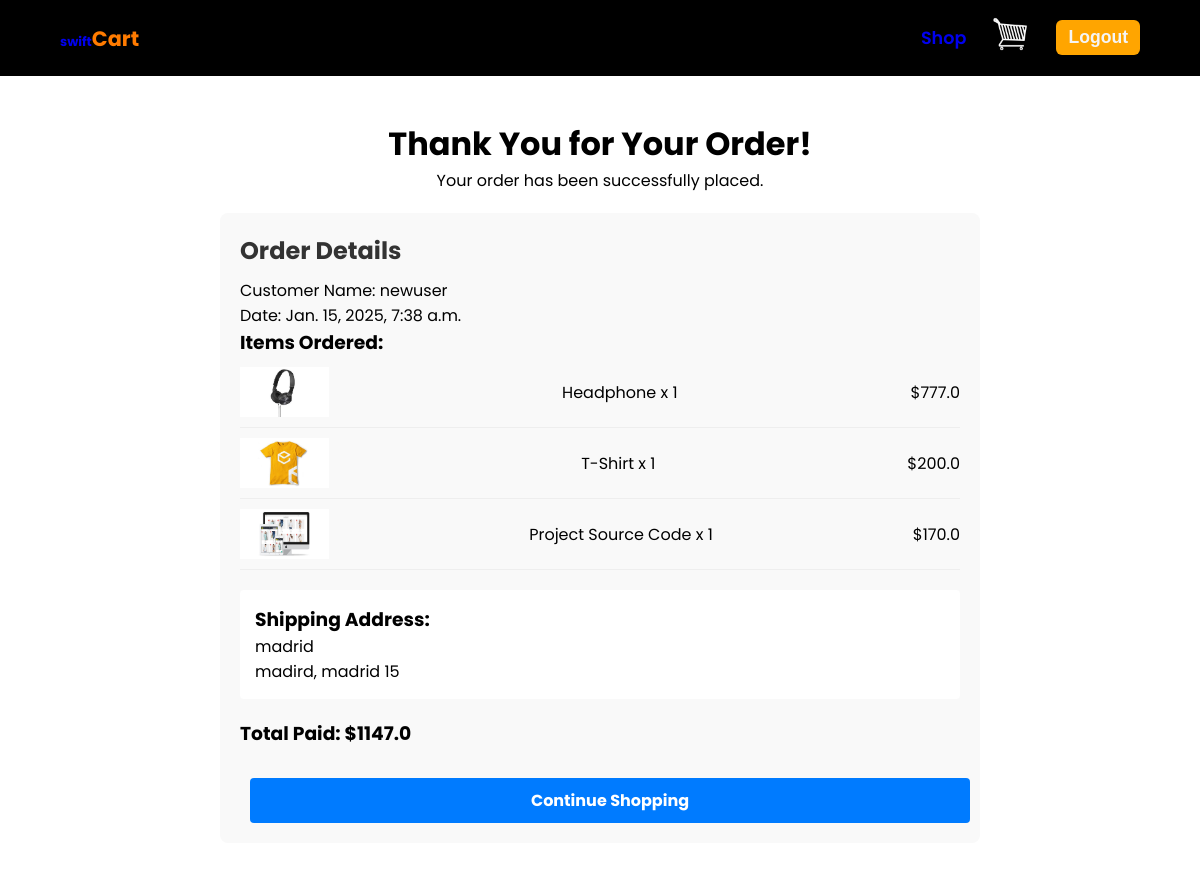
/order-success/ (signed in), run on the app's committed database.
### store/models.py (models this page shows, shortened)
class Order(models.Model):
    customer = models.ForeignKey(Customer, on_delete=models.SET_NULL, null=True,blank=True)
    date_ordered = models.DateTimeField(auto_now_add=True)
    complete = models.BooleanField(default=False, null=True, blank=True)
    transaction_id = models.CharField(max_length=100, unique=True, editable=False, blank=False)
    @property
    def get_cart_total(self):
        OrderItems = self.orderitem_set.all()
        total = sum([item.get_total for item in OrderItems])
        return total

class OrderItem(models.Model):
    product = models.ForeignKey(Product, on_delete=models.SET_NULL, null=True, blank=True)
    order = models.ForeignKey(Order, on_delete=models.SET_NULL, null=True, blank=True)
    quantity = models.IntegerField(default=0)
    date_added = models.DateTimeField(auto_now_add=True)
    @property
    def get_total(self):
        return self.quantity * self.product.price

class Product(models.Model):
    name = models.CharField(max_length=200, null=True)
    price = models.FloatField()
    digital = models.BooleanField(default=False, null=True, blank=True )
    image = models.ImageField(null=True, blank=True)

class ShippingInformation(models.Model):
    customer = models.ForeignKey(Customer, on_delete=models.CASCADE,null=True,blank=True)
    address = models.CharField(max_length=200)
    city = models.CharField(max_length=200)
    state = models.CharField(max_length=200)
    zipcode = models.CharField(max_length=200)

### store/views.py (the view)
# urls.py: path('order-success/', views.order_success, name='order-success'),
def order_success(request):
    context = {}
    if request.user.is_authenticated:
        customer = Customer.objects.get(user=request.user)
        order = Order.objects.filter(customer=customer, complete=True).order_by('-date_ordered').first()
        if order:
            context = {
                'order': order,
                'order_items': order.orderitem_set.all(),
                'shipping': ShippingInformation.objects.filter(customer=customer).last(),
                'total': order.get_cart_total,
                'customerName': customer.user.username,
            }
    return render(request, 'store/order_success.html', context)

### store/templates/store/order_success.html
{% extends "store/main.html" %}
{% load static %}
{% block content %}
<div class="success-container">
    <div class="success-message">
        <h1>Thank You for Your Order!</h1>
        <p>Your order has been successfully placed.</p>
        {% if order %}
            <div class="order-details">
                <h2>Order Details</h2>
                <p>Customer Name: {{customerName}}</p>
                <p>Date: {{ order.date_ordered }}</p>
                <h3>Items Ordered:</h3>
                <div class="ordered-items">
                    {% for item in order_items %}
                    <div class="item">
                        <img src="{{ item.product.image.url }}" alt="{{ item.product.name }}" height="50px">
                        <span>{{ item.product.name }} x {{ item.quantity }}</span>
                        <span>${{ item.get_total }}</span>
                    </div>
                    {% endfor %}
                </div>
                <div class="shipping-details">
                    <h3>Shipping Address:</h3>
                    {% if shipping %}
                    <p>{{ shipping.address }}</p>
                    <p>{{ shipping.city }}, {{ shipping.state }} {{ shipping.zipcode }}</p>
                    {% endif %}
                </div>
                <div class="total">
                    <h3>Total Paid: ${{ total }}</h3>
                </div>
                <div class="actions">
                    <a href="{% url 'home' %}" class="btn btn-primary">Continue Shopping</a>
                </div>
            </div>
        {% endif %}
    </div>
</div>
{% endblock %}

### static/css/style.css (style rules this page uses)
* { margin: 0; padding: 0; box-sizing: border-box; }
html,body { scroll-behavior: smooth; width: 100%; overflow-x: hidden; overflow-y: auto; position: relative; min-height: 200vh; font-family:'Poppins', sans-serif; }
body { font-family:'Poppins', sans-serif; background-color: white; }
a { text-decoration: none; }
.btn { padding: 12px 24px; border: none; border-radius: 4px; cursor: pointer; font-size: 16px; font-weight: bold; transition: background-color 0.3s; }
.btn-primary { background-color: #4CAF50; color: white; width: 100%; margin-top: 20px; }
h2 { font-size: 1.5rem; margin-bottom: 10px; color: #333; }
.btn { display: inline-block; background-color: #007bff; color: #fff; padding: 10px 20px; border: none; border-radius: 4px; font-size: 1rem; cursor: pointer; text-align: center; }
.success-container { max-width: 800px; margin: 100px auto; padding: 20px; height: 100vh; }
.success-message { text-align: center; margin-bottom: 30px; }
.order-details { background: #f9f9f9; padding: 20px; border-radius: 8px; margin: 20px 0; text-align: left; }
.ordered-items .item { display: flex; justify-content: space-between; align-items: center; padding: 10px 0; border-bottom: 1px solid #eee; }
.shipping-details { margin: 20px 0; padding: 15px; background: #fff; border-radius: 4px; }
.actions { margin-top: 30px; }
.actions .btn { margin: 0 10px; }

### data on the page
Order: date_ordered "Jan. 15, 2025, 7:38 a.m."
OrderItem: product.image (picture), product.name "Headphone", quantity "1", get_total "777.0"
OrderItem: product.image (picture), product.name "T-Shirt", quantity "1", get_total "200.0"
OrderItem: product.image (picture), product.name "Project Source Code", quantity "1", get_total "170.0"
ShippingInformation: address "madrid", city "madird", state "madrid", zipcode "15"

### other printed values
{{ customerName }} "newuser"
{{ total }} "1147.0"
